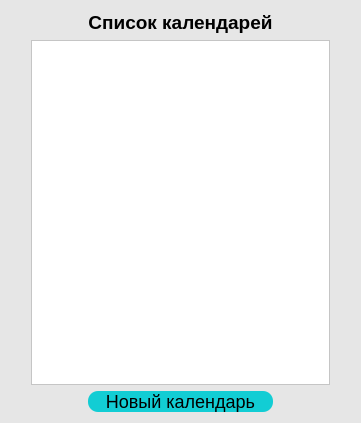
<?xml version="1.0" encoding="UTF-8"?>
<ui version="4.0">
 <class>calendarList</class>
 <widget class="QDialog" name="calendarList">
  <property name="geometry">
   <rect>
    <x>0</x>
    <y>0</y>
    <width>361</width>
    <height>423</height>
   </rect>
  </property>
  <property name="windowTitle">
   <string>Dialog</string>
  </property>
  <property name="styleSheet">
   <string notr="true">background: #E6E6E6;</string>
  </property>
  <layout class="QGridLayout" name="gridLayout">
   <item row="2" column="1">
    <spacer name="horizontalSpacer_4">
     <property name="orientation">
      <enum>Qt::Horizontal</enum>
     </property>
     <property name="sizeHint" stdset="0">
      <size>
       <width>40</width>
       <height>20</height>
      </size>
     </property>
    </spacer>
   </item>
   <item row="2" column="2">
    <widget class="QPushButton" name="pushButton">
     <property name="styleSheet">
      <string notr="true">QPushButton {
	border-radius: 10px;
	background-color: #12CDD4;
	font-size: 18px;
}
QPushButton:hover { 
	background-color: qlineargradient(x1: 0, y1: 0, x2: 0, y2: 1, stop: 0 #12CDD4, stop: 1 #a1e1e3 );
}
QPushButton:pressed {
	background-color: qlineargradient(x1: 0, y1: 0, x2: 0, y2: 1, stop: 0 #a1e1e3, stop: 1 #12CDD4);
}</string>
     </property>
     <property name="text">
      <string>Новый календарь</string>
     </property>
    </widget>
   </item>
   <item row="0" column="2">
    <widget class="QLabel" name="label">
     <property name="text">
      <string>&lt;html&gt;&lt;head/&gt;&lt;body&gt;&lt;p&gt;&lt;span style=&quot; font-size:14pt; font-weight:700; color:#000000;&quot;&gt;Список календарей&lt;/span&gt;&lt;/p&gt;&lt;/body&gt;&lt;/html&gt;</string>
     </property>
     <property name="alignment">
      <set>Qt::AlignCenter</set>
     </property>
    </widget>
   </item>
   <item row="1" column="0">
    <spacer name="horizontalSpacer_2">
     <property name="orientation">
      <enum>Qt::Horizontal</enum>
     </property>
     <property name="sizeType">
      <enum>QSizePolicy::Fixed</enum>
     </property>
     <property name="sizeHint" stdset="0">
      <size>
       <width>20</width>
       <height>20</height>
      </size>
     </property>
    </spacer>
   </item>
   <item row="1" column="4">
    <spacer name="horizontalSpacer_3">
     <property name="orientation">
      <enum>Qt::Horizontal</enum>
     </property>
     <property name="sizeType">
      <enum>QSizePolicy::Fixed</enum>
     </property>
     <property name="sizeHint" stdset="0">
      <size>
       <width>20</width>
       <height>20</height>
      </size>
     </property>
    </spacer>
   </item>
   <item row="2" column="3">
    <spacer name="horizontalSpacer_6">
     <property name="orientation">
      <enum>Qt::Horizontal</enum>
     </property>
     <property name="sizeHint" stdset="0">
      <size>
       <width>40</width>
       <height>20</height>
      </size>
     </property>
    </spacer>
   </item>
   <item row="1" column="1" colspan="3">
    <widget class="QListWidget" name="listWidget">
     <property name="styleSheet">
      <string notr="true">background: white;</string>
     </property>
    </widget>
   </item>
  </layout>
 </widget>
 <resources/>
 <connections/>
</ui>
